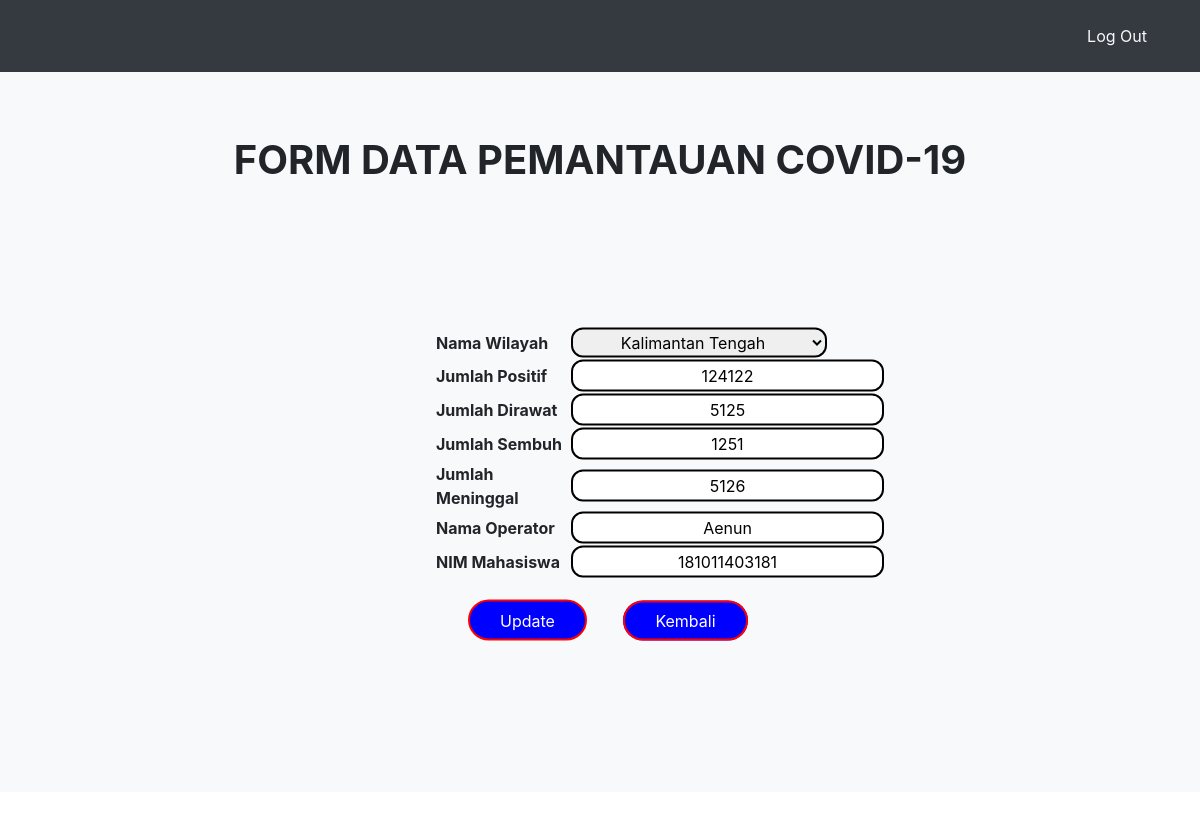
The page /editform.php?id=2 on the database its author committed.
### tables this page shows
CREATE TABLE `data` (
  `id` int(11) NOT NULL,
  `nama_wilayah` varchar(200) NOT NULL,
  `jumlah_positif` int(11) NOT NULL,
  `jumlah_dirawat` int(11) NOT NULL,
  `jumlah_sembuh` int(11) NOT NULL,
  `jumlah_meninggal` int(11) NOT NULL,
  `nama_operator` varchar(200) NOT NULL,
  `nim_mahasiswa` bigint(20) NOT NULL
);

### editform.php (the view, shortened to what this page needs)
<?php
$id = $_GET['id'];
include('koneksi.php');
$query = "SELECT * FROM data WHERE id='$id'";
$result = mysqli_query($con, $query);
?>
<!DOCTYPE html>
<html lang="en">
<head>
<link rel="stylesheet" href="https://stackpath.bootstrapcdn.com/bootstrap/4.1.3/css/bootstrap.min.css">
 <link rel="stylesheet" href="style.css">
</head>
<body>
<nav class='navbar navbar-expand-lg navbar-dark bg-dark text-light '>
    <div class="container">
        <ul class="navbar-nav ml-auto pt-2 pb-2">
            <li class="nav-item ml-4">
                <a href="logout.php" class="nav-link text-light"> Log Out </a>
            </li>
        </ul>
    </div>
</nav>
<div class="jumbotron jumbotron-fluid bg-light" style="height:90vh">
  <div class="container">
    <h1 align="center"><b>FORM DATA PEMANTAUAN COVID-19</b></h1>
        <div class="content">
        <form method="get" action="edit.php">
        	<?php
			 while ($row = mysqli_fetch_assoc($result)) {
                $wilayah = $row['nama_wilayah'];
 			?>
        <table>
            <tr><td><b> Nama Wilayah </b></td><td>
                <select name="nama_wilayah" value="<?php echo $row['nama_wilayah']; ?>">
                    <option value="Kalimantan Tengah" <?php if ($wilayah =="Kalimantan Tengah") { echo "selected"; } ?>>Kalimantan Tengah</option>
                </select>
            </td></tr>
            <tr><td><b> Jumlah Positif </b></td><td><input type="text" size="24" name="jumlah_positif" value="<?php echo $row['jumlah_positif']; ?>"></td></tr>
            <tr><td><b> Jumlah Dirawat </b></td><td><input type="text" size="24" name="jumlah_dirawat" value="<?php echo $row['jumlah_dirawat']; ?>"></td></tr>
            <tr><td><b> Jumlah Sembuh  </b></td><td><input type="text" size="24" name="jumlah_sembuh" value="<?php echo $row['jumlah_sembuh']; ?>"></td></tr>
            <tr><td><b> Jumlah Meninggal </b></td><td><input type="text" size="24" name="jumlah_meninggal" value="<?php echo $row['jumlah_meninggal']; ?>"></td></tr>
            <tr><td><b> Nama Operator </b></td><td><input type="text" size="24" name="nama_operator" value="<?php echo $row['nama_operator']; ?>"></td></tr>
            <tr><td><b> NIM Mahasiswa </b></td><td><input type="text" size="24" name="nim_mahasiswa" value="<?php echo $row['nim_mahasiswa']; ?>"></td></tr>
            <tr><td colspan="5"><button type="submit" name="" value="edit" style="margin-left:2pc;">Update</button>
            <a href="index.php" style="margin-left:2pc;">Kembali</a></td></tr>
        </table>
    </div>
    <?php
	}
	?>
  </div>
</div>
</body>
</html>

### style.css (style rules this page uses)
.content { position: absolute; left: 55%; top: 60%; transform: translate(-50%,-50%); padding: 20px 25px; width: 500px; }
.content input { text-align: center; border: 2px solid black; padding: 2px 10px; color: black; border-radius: 12px; transition: 0.25s; cursor: pointer; }
.content select { text-align: center; border: 2px solid black; padding: 2px 10px; color: black; border-radius: 12px; transition: 0.25s; cursor: pointer; }
.content button { border: 0; background: blue; margin: 20px auto; text-align: center; border: 2px solid red; padding: 6.5px 30px; outline: none; color: white; border-radius: 24px; transition: 0.25s; cursor: pointer; }
.content a { border: 0; background: blue; margin: 20px auto; text-align: center; border: 2px solid red; padding: 8px 30px; outline: none; color: white; border-radius: 24px; transition: 0.25s; cursor: pointer; }

### rows shown on the page
data: nama_wilayah "Kalimantan Tengah", jumlah_positif "124122", jumlah_dirawat "5125", jumlah_sembuh "1251", jumlah_meninggal "5126", nama_operator "Aenun", nim_mahasiswa "181011403181"
